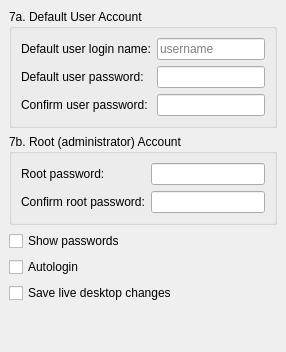
     <widget class="QWidget" name="Step_8">
      <layout class="QGridLayout">
       <property name="leftMargin">
        <number>9</number>
       </property>
       <property name="topMargin">
        <number>9</number>
       </property>
       <property name="rightMargin">
        <number>9</number>
       </property>
       <property name="bottomMargin">
        <number>9</number>
       </property>
       <property name="spacing">
        <number>6</number>
       </property>
       <item row="1" column="0">
        <widget class="QGroupBox" name="rootPasswordBox">
         <property name="sizePolicy">
          <sizepolicy hsizetype="MinimumExpanding" vsizetype="Minimum">
           <horstretch>0</horstretch>
           <verstretch>0</verstretch>
          </sizepolicy>
         </property>
         <property name="title">
          <string>7b. Root (administrator) Account</string>
         </property>
         <layout class="QGridLayout">
          <property name="leftMargin">
           <number>9</number>
          </property>
          <property name="topMargin">
           <number>9</number>
          </property>
          <property name="rightMargin">
           <number>9</number>
          </property>
          <property name="bottomMargin">
           <number>9</number>
          </property>
          <property name="spacing">
           <number>6</number>
          </property>
          <item row="1" column="1">
           <widget class="QLineEdit" name="rootPasswordEdit2">
            <property name="sizePolicy">
             <sizepolicy hsizetype="MinimumExpanding" vsizetype="Minimum">
              <horstretch>0</horstretch>
              <verstretch>0</verstretch>
             </sizepolicy>
            </property>
            <property name="text">
             <string/>
            </property>
            <property name="echoMode">
             <enum>QLineEdit::Password</enum>
            </property>
           </widget>
          </item>
          <item row="0" column="1">
           <widget class="QLineEdit" name="rootPasswordEdit">
            <property name="sizePolicy">
             <sizepolicy hsizetype="MinimumExpanding" vsizetype="Minimum">
              <horstretch>0</horstretch>
              <verstretch>0</verstretch>
             </sizepolicy>
            </property>
            <property name="text">
             <string/>
            </property>
            <property name="echoMode">
             <enum>QLineEdit::Password</enum>
            </property>
           </widget>
          </item>
          <item row="1" column="0">
           <widget class="QLabel" name="rootPasswordLabel2">
            <property name="sizePolicy">
             <sizepolicy hsizetype="MinimumExpanding" vsizetype="Minimum">
              <horstretch>0</horstretch>
              <verstretch>0</verstretch>
             </sizepolicy>
            </property>
            <property name="text">
             <string>Confirm root password:</string>
            </property>
            <property name="wordWrap">
             <bool>false</bool>
            </property>
           </widget>
          </item>
          <item row="0" column="0">
           <widget class="QLabel" name="rootPasswordLabel">
            <property name="sizePolicy">
             <sizepolicy hsizetype="MinimumExpanding" vsizetype="Minimum">
              <horstretch>0</horstretch>
              <verstretch>0</verstretch>
             </sizepolicy>
            </property>
            <property name="text">
             <string>Root password:</string>
            </property>
            <property name="wordWrap">
             <bool>false</bool>
            </property>
           </widget>
          </item>
         </layout>
        </widget>
       </item>
       <item row="5" column="0">
        <spacer>
         <property name="orientation">
          <enum>Qt::Vertical</enum>
         </property>
         <property name="sizeHint" stdset="0">
          <size>
           <width>20</width>
           <height>40</height>
          </size>
         </property>
        </spacer>
       </item>
       <item row="0" column="0">
        <widget class="QGroupBox" name="userBox">
         <property name="sizePolicy">
          <sizepolicy hsizetype="MinimumExpanding" vsizetype="Minimum">
           <horstretch>0</horstretch>
           <verstretch>0</verstretch>
          </sizepolicy>
         </property>
         <property name="title">
          <string>7a. Default User Account</string>
         </property>
         <layout class="QGridLayout">
          <property name="leftMargin">
           <number>9</number>
          </property>
          <property name="topMargin">
           <number>9</number>
          </property>
          <property name="rightMargin">
           <number>9</number>
          </property>
          <property name="bottomMargin">
           <number>9</number>
          </property>
          <property name="spacing">
           <number>6</number>
          </property>
          <item row="2" column="1">
           <widget class="QLineEdit" name="userPasswordEdit2">
            <property name="sizePolicy">
             <sizepolicy hsizetype="MinimumExpanding" vsizetype="Minimum">
              <horstretch>0</horstretch>
              <verstretch>0</verstretch>
             </sizepolicy>
            </property>
            <property name="text">
             <string/>
            </property>
            <property name="echoMode">
             <enum>QLineEdit::Password</enum>
            </property>
           </widget>
          </item>
          <item row="1" column="1">
           <widget class="QLineEdit" name="userPasswordEdit">
            <property name="sizePolicy">
             <sizepolicy hsizetype="MinimumExpanding" vsizetype="Minimum">
              <horstretch>0</horstretch>
              <verstretch>0</verstretch>
             </sizepolicy>
            </property>
            <property name="text">
             <string/>
            </property>
            <property name="echoMode">
             <enum>QLineEdit::Password</enum>
            </property>
           </widget>
          </item>
          <item row="0" column="1">
           <widget class="QLineEdit" name="userNameEdit">
            <property name="sizePolicy">
             <sizepolicy hsizetype="MinimumExpanding" vsizetype="Minimum">
              <horstretch>0</horstretch>
              <verstretch>0</verstretch>
             </sizepolicy>
            </property>
            <property name="text">
             <string/>
            </property>
            <property name="placeholderText">
             <string>username</string>
            </property>
           </widget>
          </item>
          <item row="2" column="0">
           <widget class="QLabel" name="userPasswordLabel2">
            <property name="sizePolicy">
             <sizepolicy hsizetype="MinimumExpanding" vsizetype="Minimum">
              <horstretch>0</horstretch>
              <verstretch>0</verstretch>
             </sizepolicy>
            </property>
            <property name="text">
             <string>Confirm user password:</string>
            </property>
            <property name="wordWrap">
             <bool>false</bool>
            </property>
           </widget>
          </item>
          <item row="1" column="0">
           <widget class="QLabel" name="userPasswordLabel">
            <property name="sizePolicy">
             <sizepolicy hsizetype="MinimumExpanding" vsizetype="Minimum">
              <horstretch>0</horstretch>
              <verstretch>0</verstretch>
             </sizepolicy>
            </property>
            <property name="text">
             <string>Default user password:</string>
            </property>
            <property name="wordWrap">
             <bool>false</bool>
            </property>
           </widget>
          </item>
          <item row="0" column="0">
           <widget class="QLabel" name="userNameLabel">
            <property name="sizePolicy">
             <sizepolicy hsizetype="MinimumExpanding" vsizetype="Minimum">
              <horstretch>0</horstretch>
              <verstretch>0</verstretch>
             </sizepolicy>
            </property>
            <property name="text">
             <string>Default user login name:</string>
            </property>
            <property name="wordWrap">
             <bool>false</bool>
            </property>
           </widget>
          </item>
         </layout>
        </widget>
       </item>
       <item row="3" column="0">
        <widget class="QCheckBox" name="autologinCheckBox">
         <property name="text">
          <string>Autologin</string>
         </property>
        </widget>
       </item>
       <item row="2" column="0">
        <widget class="QCheckBox" name="passwordCheckBox">
         <property name="text">
          <string>Show passwords</string>
         </property>
        </widget>
       </item>
       <item row="4" column="0">
        <widget class="QCheckBox" name="saveDesktopCheckBox">
         <property name="toolTip">
          <string>Desktop modifications made in the live environment will be carried over to the installed OS</string>
         </property>
         <property name="text">
          <string>Save live desktop changes</string>
         </property>
        </widget>
       </item>
      </layout>
     </widget>
